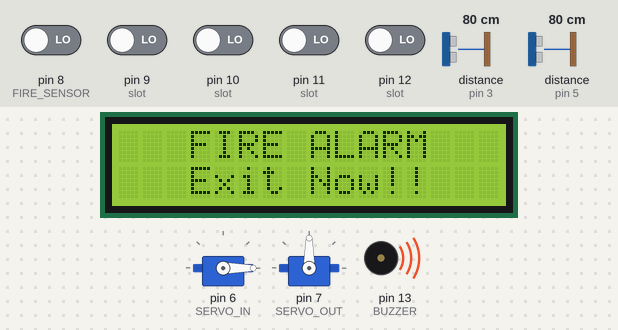
This program was run on a simulated Arduino Nano, built with avr-gcc and run on an emulated ATmega328P. Shown: 16×2 character LCD, 2 × servo, buzzer (waves = sounding). The test bench sets the inputs (shaded band); at power-on: pin 8 (FIRE_SENSOR), pin 9 (slot), pin 10 (slot), pin 11 (slot), pin 12 (slot) LOW, distance to the obstacle (sensors on pin 3, pin 5) 80 cm. The echo pulse lasts 58.3 µs per cm; what the program prints to the serial monitor is not drawn.

Above: at 3.2 s.
3.3 s: pin 8 (FIRE_SENSOR) driven HIGH
At 4.5 s:
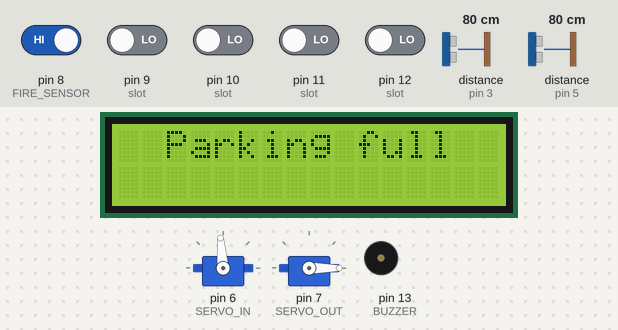
6.0 s: pin 9 (slot) driven HIGH
At 8.5 s:
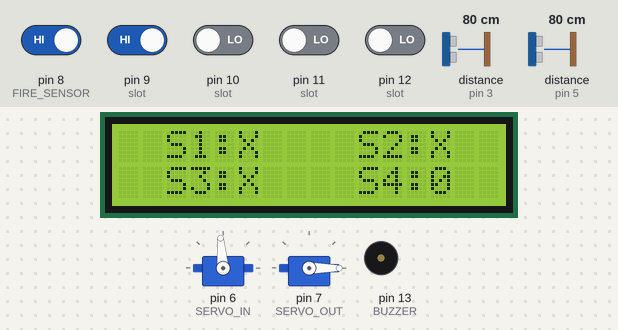
9.5 s: distance to the obstacle (sensor on pin 3) set to 6 cm
12.2 s: distance to the obstacle (sensor on pin 3) set to 3 cm
At 13.6 s:
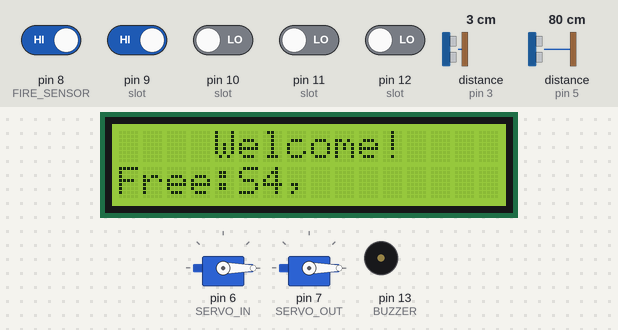
14.9 s: pin 10 (slot) driven HIGH
At 19.2 s:
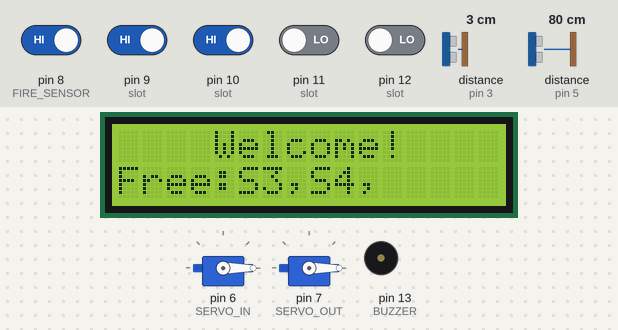
19.5 s: pin 11 (slot) driven HIGH
At 24.1 s:
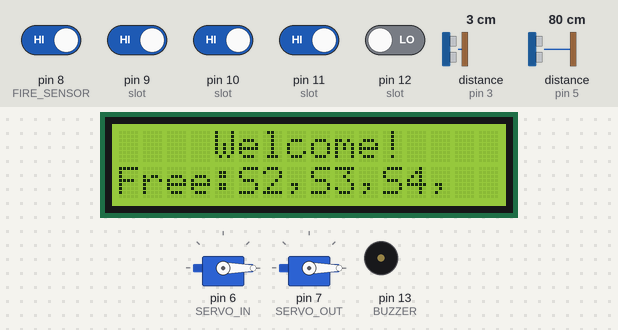
Timing chart, 0 to 29.2 s (numbered marks = the images above; inputs shaded):
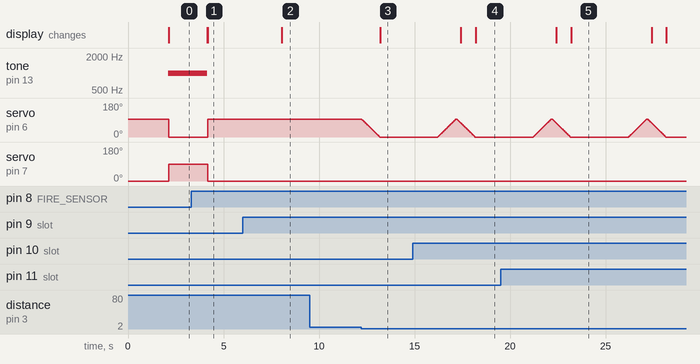

Measured:
- the behaviour switches between 5 and 4 cm on distance to the obstacle (sensor on pin 3) (found by bisection; images 2 and 3)
- after the input at 3.3 s, tone on pin 13 (BUZZER): 1000 Hz → silent after 0.85 s; servo on pin 6 (SERVO_IN): 0° → 95° after 0.87 s; servo on pin 7 (SERVO_OUT): 90° → 0° after 0.87 s; the display: first differs from a run without the input after 0.87 s (image 1)
- after the input at 6.0 s, the display: changes after 2.0 s (image 2)
- after the input at 9.5 s, every drawn part: stays the same
- after the input at 12.2 s, servo on pin 6 (SERVO_IN): moves from 95° to 0° over 0.95 s, starting at once; the display: changes after 1.0 s (image 3)
- after the input at 14.9 s, the display: first differs from a run without the input after 3.3 s (image 4)
- after the input at 19.5 s, the display: first differs from a run without the input after 3.7 s (image 5)

The program:

main.cpp
```cpp
#include <Arduino.h>
#include "config.h"
#include "parking.h"
#include "fire_alarm.h"
#include "parking.h"
#include "lcd_display.h"
#include "gate.h"

bool wasFireDetected = false;

void setup() {
    Serial.begin(9600);
    initLCD();
    initGate();
    initParking();
    initFireAlarm();
}

void loop(){

    updateFireAlarm();
    updateParking();

    bool fireNow = isFireDetected();

    if (fireNow){

        openAllGate();
        showFireAlarm();
        updateLCD();
        delay(2000);
    } else{

        if (wasFireDetected){
            closeAllGate();
        }

        updateEntrance(isParkingFull());
        updateExit();
        if (isParkingFull()){
            showParkingFull();
        }
    }

    wasFireDetected = fireNow;
    updateLCD();
}
```

fire_alarm.h
```cpp
#pragma once

void initFireAlarm();

void updateFireAlarm();

bool isFireDetected();
```

gate.h
```cpp
#pragma once
#include <Servo.h>
#include <Arduino.h>

void initGate();

void updateEntrance(bool parkingFull);

void updateExit();

void openAllGate();

void closeAllGate();

void openGate(Servo &gate);
void closeGate(Servo &gate);
```

parking.h
```cpp
#pragma once
#include <Arduino.h>

// Khởi tạo
void initParking();

// Cập nhật trạng thái 4 cảm biến
void updateParking();

// Có xe ở ô này không
bool isSlotOccupied(uint8_t slot);

// Có bao nhiêu xe
int getCarCount();

// Còn bao nhiêu chỗ
int getFreeSlot();

// Bãi đã đầy chưa
bool isParkingFull();

// Ô nào vừa có xe vào (-1 nếu không có)
int getEnteredSlot();

// Ô nào vừa có xe ra (-1 nếu không có)
int getExitedSlot();
```

fire_alarm.cpp
```cpp
#include"config.h"
#include "fire_alarm.h"
#include <Arduino.h>
#include "lcd_display.h"
#include "gate.h"

static bool fireDetected = false;

void initFireAlarm(){
    pinMode(FIRE_SENSOR, INPUT);
}

void updateFireAlarm(){

    fireDetected = (digitalRead(FIRE_SENSOR) == LOW);

    if (fireDetected){
        tone(BUZZER, 1000);
    }
    else{
        noTone(BUZZER);
    }
}

bool isFireDetected(){
    return fireDetected;
}
```

gate.cpp
```cpp
#include "gate.h"
#include "config.h"
#include "lcd_display.h"
#include <Arduino.h>
#include <Servo.h>

Servo gateIn;
Servo gateOut;

void initGate(){

    pinMode(TRIG_IN, OUTPUT);
    pinMode(ECHO_IN, INPUT);

    pinMode(TRIG_OUT, OUTPUT);
    pinMode(ECHO_OUT, INPUT);

    gateIn.attach(SERVO_IN);
    gateOut.attach(SERVO_OUT);

    closeAllGate();
}

float getDistance(int trigPin, int echoPin) {

    digitalWrite(trigPin, LOW);
    delayMicroseconds(2);

    digitalWrite(trigPin, HIGH);
    delayMicroseconds(10);

    digitalWrite(trigPin, LOW);

    long duration = pulseIn(echoPin, HIGH, 30000);

    if (duration == 0)
        return 999;

    return duration * 0.0343 / 2.0;
}

void updateEntrance(bool parkingFull) {

    float d = getDistance(TRIG_IN, ECHO_IN);

    if (d < OPEN_DISTANCE && !parkingFull){
        Serial.println("Open Entrance");

        for (int pos = GATE_ANGLE; pos >= 0; pos--){
            gateIn.write(pos);
            delay(10);
        }

        showWelcome();
        updateLCD();
        delay(3000);

      // Chờ xe đi qua
        for (int pos = 0; pos <= GATE_ANGLE; pos++){
            gateIn.write(pos);
            delay(10);
        }
        Serial.println("Close Entrance");
    }
}


void updateExit(){

    float d = getDistance(TRIG_OUT, ECHO_OUT);

    if (d < OPEN_DISTANCE)
    {
        Serial.println("Open Exit");

        for( int pos=0; pos< GATE_ANGLE; pos++){
            gateOut.write(pos);
            delay(10);
        }

        delay(3000);

        for (int pos = GATE_ANGLE; pos >= 0; pos--) {
            gateOut.write(pos);
            delay(10);
        }
        showGoodBye();
        Serial.println("Close Exit");
    }
}

void openAllGate() {
    gateIn.write(0);
    gateOut.write(90);
}

void closeAllGate() {
    gateIn.write(GATE_ANGLE);
    gateOut.write(0);
}
```

parking.cpp
```cpp
#include "parking.h"
#include "config.h"

#include <Arduino.h>

static bool slotState[MAX_SLOT];
static bool lastSlotState[MAX_SLOT];
static int carCount = 0;

static const uint8_t slot[MAX_SLOT] ={
    SLOT1,
    SLOT2,
    SLOT3,
    SLOT4
};

void initParking() {

    for (int i = 0; i < MAX_SLOT; i++){
        pinMode(slot[i], INPUT);
    }
}

void updateParking() {

    carCount = 0;
    for (int i = 0; i < MAX_SLOT; i++)
    {
        lastSlotState[i] = slotState[i];
        slotState[i] = (digitalRead(slot[i]) == LOW);
        if (slotState[i]){
            carCount++;
        }
    }
}

bool isParkingFull() {
    return carCount >= MAX_SLOT;
}

bool isSlotOccupied(uint8_t slot) {
    if (slot >= MAX_SLOT)
        return false;

    return slotState[slot];
}
```

config.h
```cpp
#pragma once

//HC-SR04

#define TRIG_IN    2
#define ECHO_IN    3

#define TRIG_OUT   4
#define ECHO_OUT   5

//SERVO

#define SERVO_IN   6
#define SERVO_OUT  7

//FIRE ALARM

#define FIRE_SENSOR    8
#define BUZZER         13

//PARKING SLOT

#define SLOT1      12
#define SLOT2      11
#define SLOT3      10
#define SLOT4      9
#define MAX_SLOT   4


//SYSTEM

#define GATE_ANGLE    95

#define OPEN_DISTANCE      4      // cm
#define CLOSE_DISTANCE     4     // cm
```

lcd_display.h
```cpp
#pragma once
#include <stdint.h>

void initLCD();

void showDefaultScreen();

void showWelcome();

void showParkingFull();

void showParkSuccess(uint8_t slot);

void showGoodBye();

void showFireAlarm();

void updateLCD();
```

lcd_display.cpp
```cpp
#include "lcd_display.h"
#include "parking.h"
#include "config.h"
#include <Arduino.h>
#include <Wire.h>
#include <LiquidCrystal_I2C.h>

LiquidCrystal_I2C lcd(0x27,16,2);

enum DisplayState{

    DISPLAY_DEFAULT,
    DISPLAY_WELCOME,
    DISPLAY_FULL,
    DISPLAY_PARK_SUCCESS,
    DISPLAY_GOODBYE,
    DISPLAY_FIRE
};

static DisplayState currentState;
static DisplayState lastState = DISPLAY_DEFAULT;
static unsigned long displayStartTime = 0;
static uint8_t currentSlot = 0;

const unsigned long DISPLAY_TIME = 2000;

void changeDisplay(DisplayState state)
{
    currentState = state;
    displayStartTime = millis();
}

void updateLCD(){

    // Sau 2 giây quay về màn hình mặc định
    if (currentState != DISPLAY_DEFAULT)
    {
        if (millis() - displayStartTime >= DISPLAY_TIME)
        {
            currentState = DISPLAY_DEFAULT;
        }
    }

    // xóa LCD khi đổi trạng thái
    if (lastState != currentState)
    {
        lcd.clear();
        lastState = currentState;
    }

    switch(currentState) {

        case DISPLAY_DEFAULT:

            lcd.setCursor(2, 0);
            lcd.print("S1:");
            lcd.print(isSlotOccupied(0) ? "X" : "O");

            lcd.print("    S2:");
            lcd.print(isSlotOccupied(1) ? "X" : "0");

            lcd.setCursor(2, 1);
            lcd.print("S3:");
            lcd.print(isSlotOccupied(2) ? "X" : "0");

            lcd.print("    S4:");
            lcd.print(isSlotOccupied(3) ? "X" : "0");

            break;

        case DISPLAY_WELCOME:
            lcd.setCursor(4,0);
            lcd.print("Welcome!");

            lcd.setCursor(0,1);
            lcd.print("Free:");
            for(int i=0; i < MAX_SLOT; i++){
                if(!isSlotOccupied(i)){
                    lcd.print("S");
                    lcd.print(i+1);
                    lcd.print(",");
                }
            }
            break;

        case DISPLAY_FULL:

            lcd.setCursor(2,0);
            lcd.print("Parking full");

            break;

        case DISPLAY_PARK_SUCCESS:

            lcd.setCursor(0,0);
            lcd.print("Park Success");

            lcd.setCursor(0,1);
            lcd.print("Slot: S");
            lcd.print(currentSlot);

            break;

        case DISPLAY_GOODBYE:

            lcd.setCursor(3,0);
            lcd.print(" Good Bye");

            lcd.setCursor(2,1);
            lcd.print("See You Again");

            break;

        case DISPLAY_FIRE:

            lcd.setCursor(3,0);
            lcd.print("FIRE ALARM");

            lcd.setCursor(3,1);
            lcd.print("Exit Now!!");
            break;
    }
}

void initLCD(){

    lcd.init();
    lcd.backlight();
    lcd.clear();
    lcd.setCursor(1,0);
    lcd.print("Bao cao do an 1");
    lcd.setCursor(1,1);
    lcd.print("Hoc vien KTMM");
    delay(2000);

    lcd.clear();
}

void showDefaultScreen(){
    changeDisplay(DISPLAY_DEFAULT);
}

void showWelcome(){
    changeDisplay(DISPLAY_WELCOME);
}

void showParkingFull(){
    changeDisplay(DISPLAY_FULL);
}


void showParkSuccess(uint8_t slot)
{
    currentSlot = slot;
    changeDisplay(DISPLAY_PARK_SUCCESS);
}

void showGoodBye(){
    changeDisplay(DISPLAY_GOODBYE);
}

void showFireAlarm(){
    changeDisplay(DISPLAY_FIRE);
}
```
